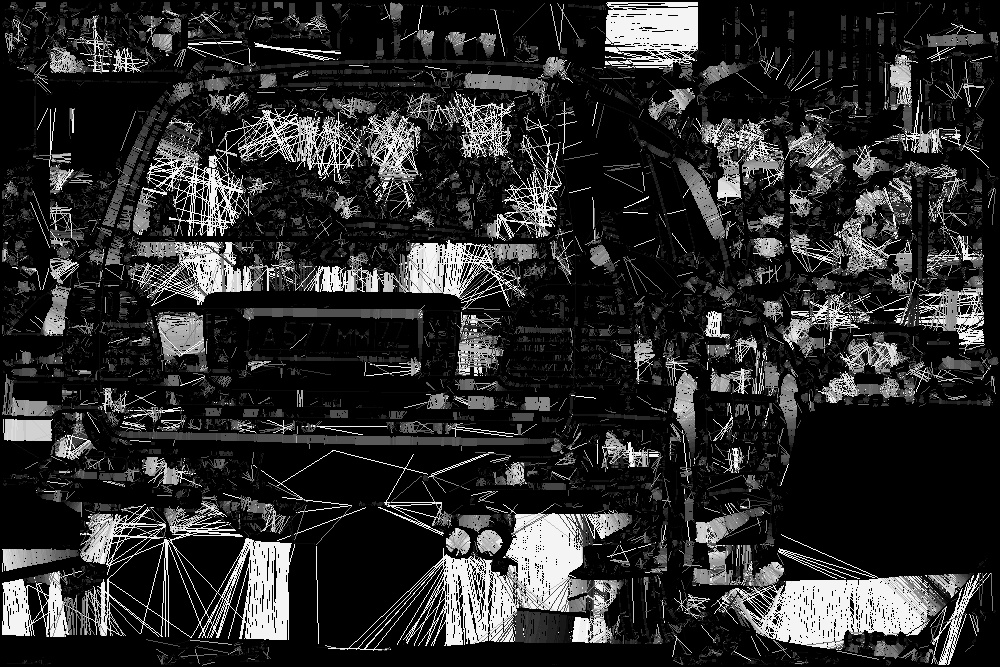
#> input picture swimage.jpg, 1000 x 667 px
$ python tmpc.py swimage.jpg   (older library calls are emulated)
#> lines starting #> are read from the running program, lines starting #| are printed output that depends on the picture; after the words box and inside, x2 and y2 are one past the last pixel; in counts of white or black regions, pixels touching at a corner belong together
import numpy as np
import cv2
import sys

if __name__ == '__main__':
    img = cv2.imread(sys.argv[1], 0)#make_image()
#> img is the input picture: shape (667, 1000); min 0, max 255, mean 44.4
    cimg = cv2.imread(sys.argv[1])#make_image()
    h, w = img.shape[:2]
#> h = 667; w = 1000

    contours0, hierarchy = cv2.findContours( img.copy(), cv2.RETR_TREE, cv2.CHAIN_APPROX_SIMPLE)
#> contours0 = 41836 contours, 39383 with area under 20; largest, box (x1, y1, x2, y2) and area: (0, 0, 1000, 667) 564413, (35, 80, 168, 187) 7608, (556, 76, 644, 241) 7496, (226, 359, 431, 415) 5397, (281, 450, 399, 508) 4032
    #contours0, hierarchy = cv2.findContours( img.copy(), cv2.RETR_LIST, cv2.CHAIN_APPROX_SIMPLE)
    #contours0, hierarchy = cv2.findContours( img.copy(), cv2.RETR_CCOMP, cv2.CHAIN_APPROX_TC89_L1)
    contours = [cv2.approxPolyDP(cnt, 3, True) for cnt in contours0]
#> contours = 41836 contours, 40533 with area under 20; largest, box (x1, y1, x2, y2) and area: (0, 0, 1000, 667) 568908, (35, 80, 168, 187) 7338, (556, 76, 644, 241) 7040, (226, 359, 431, 415) 5178, (281, 450, 399, 508) 3880
    cv2.drawContours(cimg, contours, -1, (255, 0, 0))
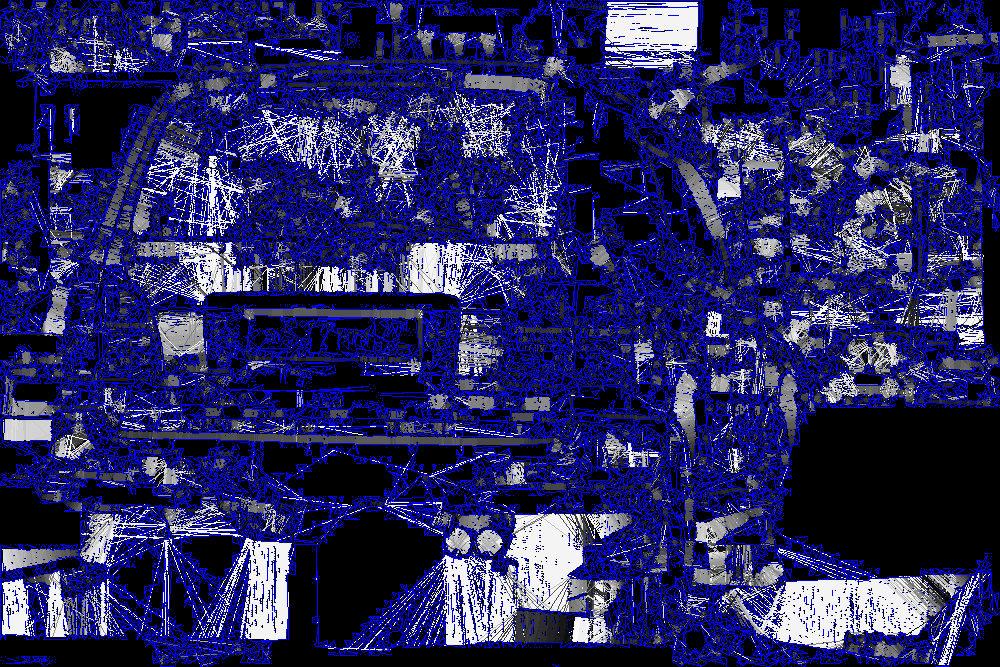
#> cimg: shape (667, 1000, 3); mean B, G, R 99.3, 37.9, 37.9
    '''def update(levels):
        vis = np.zeros((h, w, 3), np.uint8)
        levels = levels - 3
        cv2.drawContours( vis, contours, (-1, 3)[levels <= 0], (128,255,255),
            3, cv2.CV_AA, hierarchy, abs(levels) )
        cv2.imshow('contours', vis)
    update(3)
    cv2.createTrackbar( "levels+3", "contours", 3, 7, update )'''
    cv2.imshow('image', cimg)
    cv2.waitKey()
